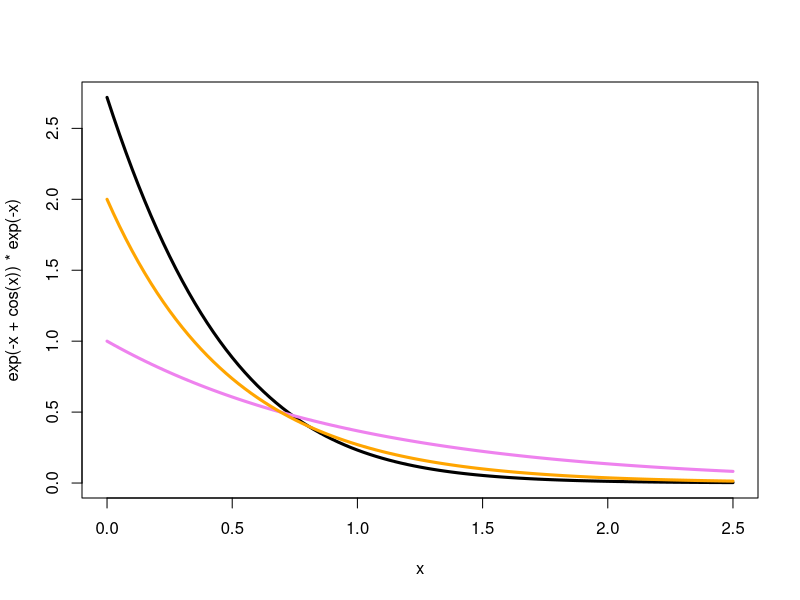

Write R code to recreate this figure.
#impotance sampling
#https://rpubs.com/mathetal/importance

#graph
curve(exp(-x+cos(x))*exp(-x), 0, 2.5, n = 101, add = FALSE, type = "l",
      ylab = NULL, log = NULL, lwd=3)
curve(exp(-x),0,2.5, add = TRUE, col = "violet", lwd=3)
curve(2*exp(-2*x),0,2.5, add = TRUE, col = "orange", lwd=3)

#importance sampling
m=10000
X=rep(m,rate=2)
weights=c()
mu=c()

for(i in 1:m){
  weights[i] = dexp(X[i])/dexp(X[i], rate = 2)
  mu[i] = weights[i]*exp((-1*(X[i]))+cos(X[i]))
}

#estimated mu
mean(mu)
sqrt(var(mu)/m)

#naive MC
X  =  rexp(m, 1)

#Naive Monte Carlo mean
mean(exp(-1*X+cos(X)))


